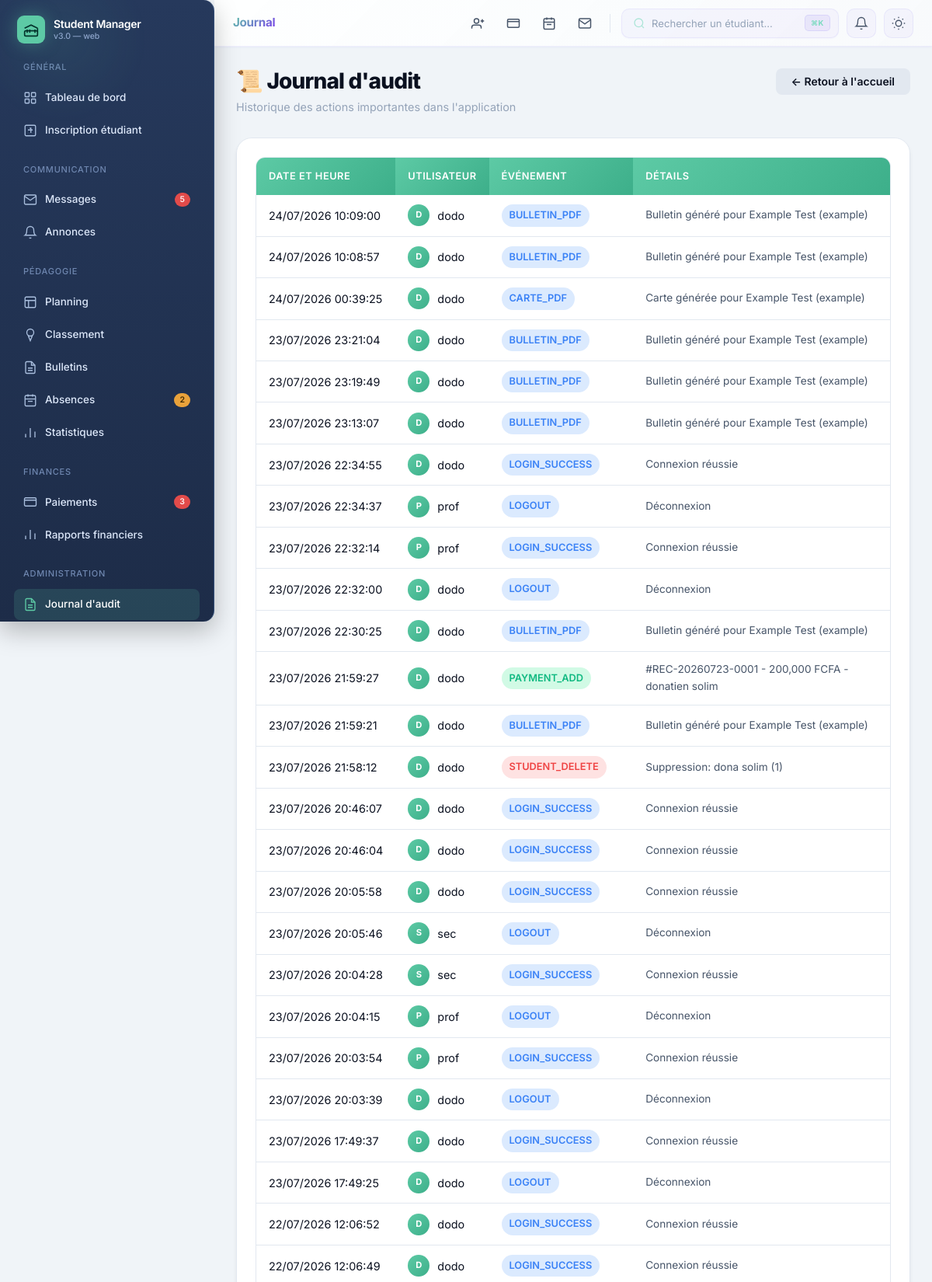
/logs/ (signed in, upper part), run on the app's committed database.
### students/models.py (models this page shows, shortened)
class Log(models.Model):
    timestamp = models.DateTimeField(default=timezone.now)
    username = models.CharField(max_length=100)
    event = models.CharField(max_length=100)
    details = models.TextField(blank=True, null=True)
    class Meta:
        ordering = ['-timestamp']

### students/views.py (the view)
        def wrapper(request, *args, **kwargs):
            try:
                custom_user = CustomUser.objects.get(username=request.user.username)
                if not custom_user.has_permission(perm):
                    messages.error(request, "⛔ Vous n'avez pas les droits nécessaires pour cette action.")
                    Log.objects.create(username=request.user.username, event='PERMISSION_DENIED',
                                       details=f"Tentative d'accès à {perm}")
                    return redirect('index')
            except CustomUser.DoesNotExist:
                pass
            return view_func(request, *args, **kwargs)

### students/context_processors.py (called while the page is built)
def notifications(request):
    if request.user.is_authenticated:
        try:
            current_user = CustomUser.objects.get(username=request.user.username)
            notifications_non_lues = Notification.objects.filter(
                destinataire=current_user, lu=False
            ).count()
        except CustomUser.DoesNotExist:
            notifications_non_lues = 0
    else:
        notifications_non_lues = 0
    return {
        'notifications_non_lues': notifications_non_lues,
    }

### students/models.py (called while the page is built, shortened)
    def has_permission(self, perm):
        if self.role == 'Admin':
            return True

### students/views.py (called while the page is built)
def permission_required(perm):
    def decorator(view_func):
        def wrapper(request, *args, **kwargs):
            try:
                custom_user = CustomUser.objects.get(username=request.user.username)
                if not custom_user.has_permission(perm):
                    messages.error(request, "⛔ Vous n'avez pas les droits nécessaires pour cette action.")
                    Log.objects.create(username=request.user.username, event='PERMISSION_DENIED',
                                       details=f"Tentative d'accès à {perm}")
                    return redirect('index')
            except CustomUser.DoesNotExist:
                pass
            return view_func(request, *args, **kwargs)
        return wrapper
    return decorator

@login_required
@permission_required('can_view_logs')
def logs_view(request):
    logs = Log.objects.all()[:100]
    return render(request, 'students/logs.html', {'logs': logs})

### templates/students/logs.html
{% extends 'base.html' %}
{% block content %}
<div class="page-header">
  <div>
    <h1 class="page-title">📜 Journal d'audit</h1>
    <div class="page-subtitle">Historique des actions importantes dans l'application</div>
  </div>
  <div class="action-row">
    <a class="btn btn-secondary" href="{% url 'index' %}">← Retour à l'accueil</a>
  </div>
</div>
<div class="card">
  {% if logs %}
    <div class="table-container">
      <table>
        <thead>
          <tr>
            <th>Date et Heure</th>
            <th>Utilisateur</th>
            <th>Événement</th>
            <th>Détails</th>
          </tr>
        </thead>
        <tbody>
          {% for log in logs %}
            <tr>
              <td style="white-space:nowrap;">{{ log.timestamp|date:"d/m/Y H:i:s" }}</td>
              <td>
                <div class="profile-chip">
                  <div class="avatar avatar-sm">{{ log.username|first|upper }}</div>
                  <span>{{ log.username }}</span>
                </div>
              </td>
              <td>
                <span class="pill
                  {% if 'ADD' in log.event or 'CREATE' in log.event %}pill-success
                  {% elif 'DELETE' in log.event or 'FAILURE' in log.event %}pill-danger
                  {% elif 'UPDATE' in log.event or 'CHANGE' in log.event %}pill-warning
                  {% else %}pill-info{% endif %}
                ">{{ log.event }}</span>
              </td>
              <td style="color:var(--text-secondary); font-size:0.85rem;">{{ log.details }}</td>
            </tr>
          {% endfor %}
        </tbody>
      </table>
    </div>
  {% else %}
    <div class="empty-state">
      <div class="empty-icon">📜</div>
      <p>Aucun événement enregistré pour le moment.</p>
    </div>
  {% endif %}
</div>
{% endblock %}

### data on the page
Log: timestamp "24/07/2026 10:09:00", username|first "D", username "dodo", event "BULLETIN_PDF", details "Bulletin généré pour Example Test (example)"
Log: timestamp "24/07/2026 10:08:57", username|first "D", username "dodo", event "BULLETIN_PDF", details "Bulletin généré pour Example Test (example)"
Log: timestamp "24/07/2026 00:39:25", username|first "D", username "dodo", event "CARTE_PDF", details "Carte générée pour Example Test (example)"
Log: timestamp "23/07/2026 23:21:04", username|first "D", username "dodo", event "BULLETIN_PDF", details "Bulletin généré pour Example Test (example)"
Log: timestamp "23/07/2026 23:19:49", username|first "D", username "dodo", event "BULLETIN_PDF", details "Bulletin généré pour Example Test (example)"
Log: timestamp "23/07/2026 23:13:07", username|first "D", username "dodo", event "BULLETIN_PDF", details "Bulletin généré pour Example Test (example)"
Log: timestamp "23/07/2026 22:34:55", username|first "D", username "dodo", event "LOGIN_SUCCESS", details "Connexion réussie"
Log: timestamp "23/07/2026 22:34:37", username|first "P", username "prof", event "LOGOUT", details "Déconnexion"
Log: timestamp "23/07/2026 22:32:14", username|first "P", username "prof", event "LOGIN_SUCCESS", details "Connexion réussie"
Log: timestamp "23/07/2026 22:32:00", username|first "D", username "dodo", event "LOGOUT", details "Déconnexion"
Log: timestamp "23/07/2026 22:30:25", username|first "D", username "dodo", event "BULLETIN_PDF", details "Bulletin généré pour Example Test (example)"
Log: timestamp "23/07/2026 21:59:27", username|first "D", username "dodo", event "PAYMENT_ADD", details "#REC-20260723-0001 - 200,000 FCFA - donatien solim"
Log: timestamp "23/07/2026 21:59:21", username|first "D", username "dodo", event "BULLETIN_PDF", details "Bulletin généré pour Example Test (example)"
Log: timestamp "23/07/2026 21:58:12", username|first "D", username "dodo", event "STUDENT_DELETE", details "Suppression: dona solim (1)"
Log: timestamp "23/07/2026 20:46:07", username|first "D", username "dodo", event "LOGIN_SUCCESS", details "Connexion réussie"
Log: timestamp "23/07/2026 20:46:04", username|first "D", username "dodo", event "LOGIN_SUCCESS", details "Connexion réussie"
Log: timestamp "23/07/2026 20:05:58", username|first "D", username "dodo", event "LOGIN_SUCCESS", details "Connexion réussie"
Log: timestamp "23/07/2026 20:05:46", username|first "S", username "sec", event "LOGOUT", details "Déconnexion"
Log: timestamp "23/07/2026 20:04:28", username|first "S", username "sec", event "LOGIN_SUCCESS", details "Connexion réussie"
Log: timestamp "23/07/2026 20:04:15", username|first "P", username "prof", event "LOGOUT", details "Déconnexion"
Log: timestamp "23/07/2026 20:03:54", username|first "P", username "prof", event "LOGIN_SUCCESS", details "Connexion réussie"
Log: timestamp "23/07/2026 20:03:39", username|first "D", username "dodo", event "LOGOUT", details "Déconnexion"
Log: timestamp "23/07/2026 17:49:37", username|first "D", username "dodo", event "LOGIN_SUCCESS", details "Connexion réussie"
Log: timestamp "23/07/2026 17:49:25", username|first "D", username "dodo", event "LOGOUT", details "Déconnexion"
Log: timestamp "22/07/2026 12:06:52", username|first "D", username "dodo", event "LOGIN_SUCCESS", details "Connexion réussie"
Log: timestamp "22/07/2026 12:06:49", username|first "D", username "dodo", event "LOGIN_SUCCESS", details "Connexion réussie"
